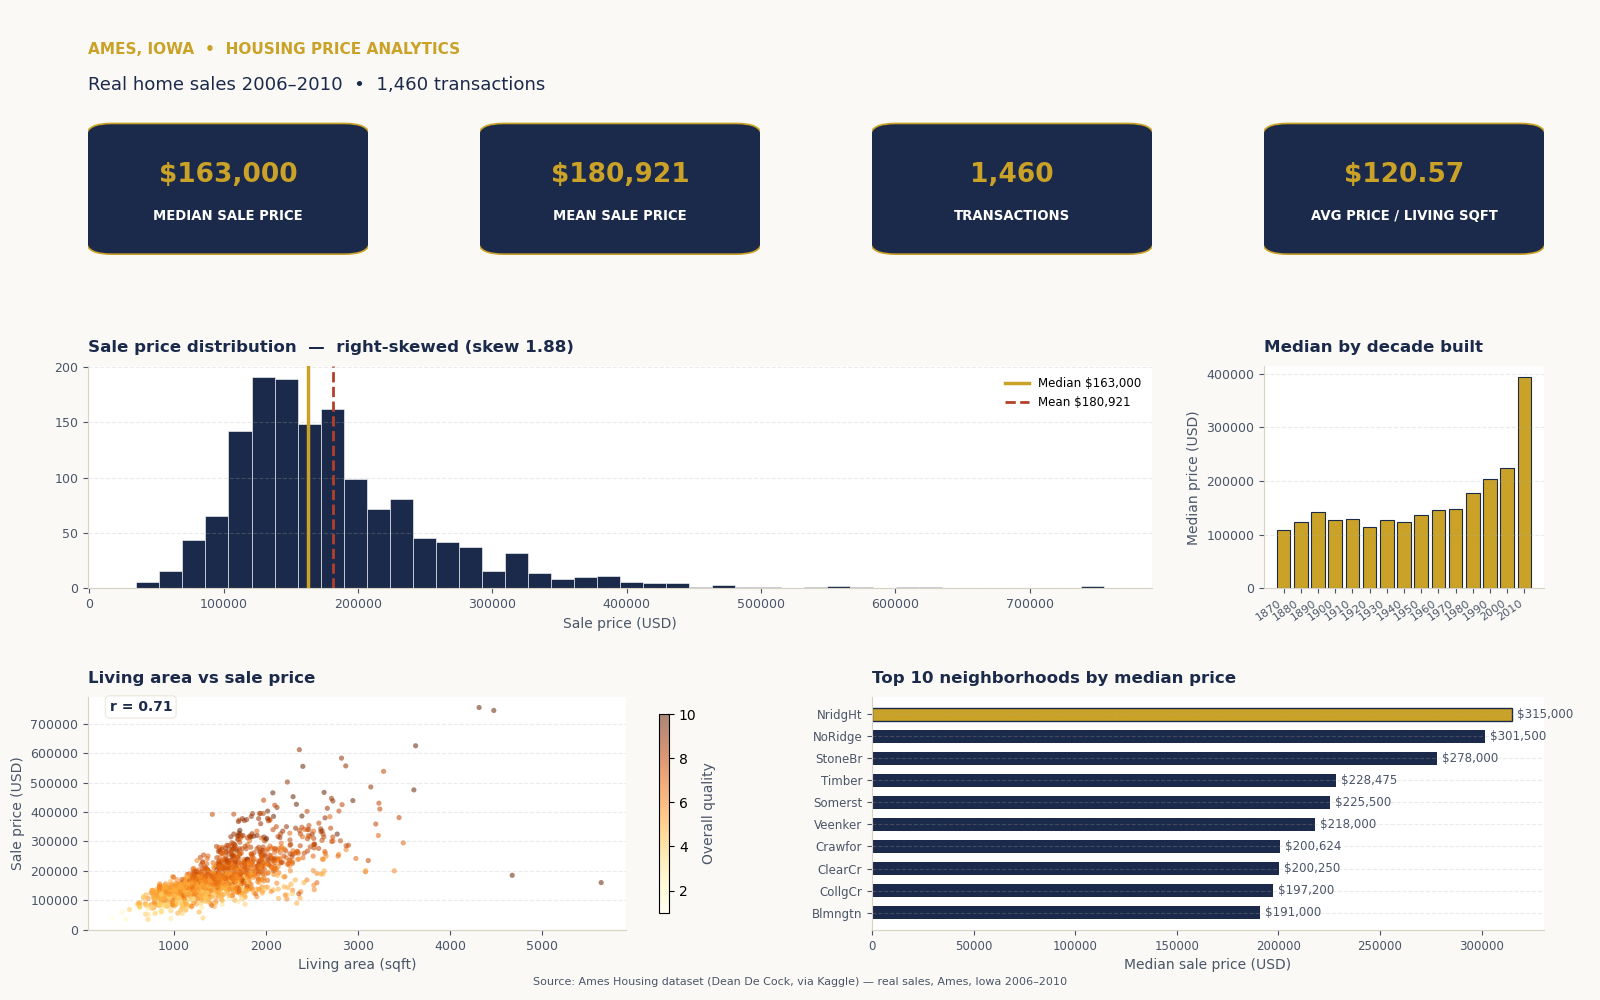

The script that saved this image:
# Ames, Iowa Housing Price Analytics — dashboard builder (real data)
# Design: deep navy + gold on warm paper. Run: python dashboard.py
import matplotlib
matplotlib.use("Agg")
import matplotlib.pyplot as plt
from matplotlib.patches import FancyBboxPatch
import pandas as pd
import numpy as np

BG, CARD, GOLD, NAVY, SLATE, SOFT = "#FAF9F6", "#1B2A4A", "#C9A227", "#1B2A4A", "#4A5568", "#EDE8DC"

df = pd.read_csv("data/ames_housing.csv")
df = df.drop(columns=["Id"], errors="ignore")
df["Decade"] = (df["YearBuilt"] // 10 * 10).astype(int)

fig = plt.figure(figsize=(16, 10), facecolor=BG)
gs = fig.add_gridspec(3, 4, height_ratios=[0.62, 1, 1.05], hspace=0.55, wspace=0.4,
                      left=0.055, right=0.965, top=0.88, bottom=0.07)

fig.text(0.055, 0.95, "AMES, IOWA  •  HOUSING PRICE ANALYTICS", fontsize=11, color=GOLD, weight="bold", va="center")
fig.text(0.055, 0.915, "Real home sales 2006–2010  •  1,460 transactions", fontsize=13, color=NAVY, va="center")

def kpi_card(pos, label, value):
    ax = fig.add_subplot(pos); ax.set_xlim(0, 1); ax.set_ylim(0, 1); ax.axis("off")
    ax.add_patch(FancyBboxPatch((0.01, 0.04), 0.98, 0.92, boxstyle="round,pad=0.015,rounding_size=0.09",
                                facecolor=CARD, edgecolor=GOLD, linewidth=1.2, transform=ax.transAxes))
    ax.text(0.5, 0.60, value, ha="center", va="center", fontsize=19, fontweight="bold",
            color=GOLD, transform=ax.transAxes)
    ax.text(0.5, 0.30, label, ha="center", va="center", fontsize=9.5, weight="bold",
            color="white", transform=ax.transAxes)

def style(ax):
    ax.set_facecolor("white")
    for s in ("top", "right"):
        ax.spines[s].set_visible(False)
    for s in ("left", "bottom"):
        ax.spines[s].set_color("#D8D2C4")
    ax.grid(axis="y", alpha=0.25, linestyle="--")
    ax.tick_params(colors=SLATE, labelsize=9)

kpi_card(gs[0, 0], "MEDIAN SALE PRICE", f"${df['SalePrice'].median():,.0f}")
kpi_card(gs[0, 1], "MEAN SALE PRICE", f"${df['SalePrice'].mean():,.0f}")
kpi_card(gs[0, 2], "TRANSACTIONS", f"{len(df):,}")
kpi_card(gs[0, 3], "AVG PRICE / LIVING SQFT", f"${(df['SalePrice'] / df['GrLivArea']).mean():,.2f}")

# ---- Wide histogram + narrow decade bars ----
ax = fig.add_subplot(gs[1, 0:3]); style(ax)
ax.hist(df["SalePrice"], bins=42, color=NAVY, edgecolor="white", linewidth=0.4)
ax.axvline(df["SalePrice"].median(), color=GOLD, lw=2.5, label=f"Median ${df['SalePrice'].median():,.0f}")
ax.axvline(df["SalePrice"].mean(), color="#B3402A", ls="--", lw=2, label=f"Mean ${df['SalePrice'].mean():,.0f}")
ax.set_title("Sale price distribution  —  right-skewed (skew "
             f"{df['SalePrice'].skew():.2f})", loc="left", fontsize=12, fontweight="bold", color=NAVY, pad=10)
ax.set_xlabel("Sale price (USD)", color=SLATE); ax.legend(fontsize=8.5, frameon=False)

ax = fig.add_subplot(gs[1, 3]); style(ax)
med_d = df.groupby("Decade")["SalePrice"].median().sort_index()
ax.bar(med_d.index.astype(str), med_d.values, color=GOLD, edgecolor=NAVY, linewidth=0.8)
ax.set_title("Median by decade built", loc="left", fontsize=12, fontweight="bold", color=NAVY, pad=10)
ax.set_ylabel("Median price (USD)", color=SLATE)
plt.setp(ax.get_xticklabels(), rotation=35, ha="right", fontsize=8)

# ---- Scatter + neighborhoods ----
ax = fig.add_subplot(gs[2, 0:2]); style(ax)
sc = ax.scatter(df["GrLivArea"], df["SalePrice"], c=df["OverallQual"], cmap="YlOrBr",
                alpha=0.55, s=14, edgecolors="none")
ax.set_title("Living area vs sale price", loc="left", fontsize=12, fontweight="bold", color=NAVY, pad=10)
ax.set_xlabel("Living area (sqft)", color=SLATE); ax.set_ylabel("Sale price (USD)", color=SLATE)
cb = plt.colorbar(sc, ax=ax, shrink=0.85); cb.set_label("Overall quality", color=SLATE)
ax.text(0.04, 0.94, f"r = {df['GrLivArea'].corr(df['SalePrice']):.2f}", transform=ax.transAxes, fontsize=10,
        color=NAVY, weight="bold", bbox=dict(facecolor="white", alpha=0.85, edgecolor=SOFT, boxstyle="round,pad=0.3"))

ax = fig.add_subplot(gs[2, 2:4]); style(ax)
med = df.groupby("Neighborhood")["SalePrice"].median().sort_values(ascending=False).head(10).sort_values()
bars = ax.barh(med.index, med.values, color=NAVY, edgecolor="none", height=0.62)
bars[-1].set_color(GOLD); bars[-1].set_edgecolor(NAVY)
ax.set_title("Top 10 neighborhoods by median price", loc="left", fontsize=12, fontweight="bold", color=NAVY, pad=10)
ax.set_xlabel("Median sale price (USD)", color=SLATE)
for i, v in enumerate(med.values):
    ax.text(v + 2500, i, f"${v:,.0f}", va="center", fontsize=8.5, color=SLATE)
ax.tick_params(labelsize=8.5)

fig.text(0.5, 0.015, "Source: Ames Housing dataset (Dean De Cock, via Kaggle) — real sales, Ames, Iowa 2006–2010",
         ha="center", fontsize=8, color=SLATE)
fig.savefig("dashboard.png", dpi=100, facecolor=BG)
print("saved dashboard.png", df.shape)
